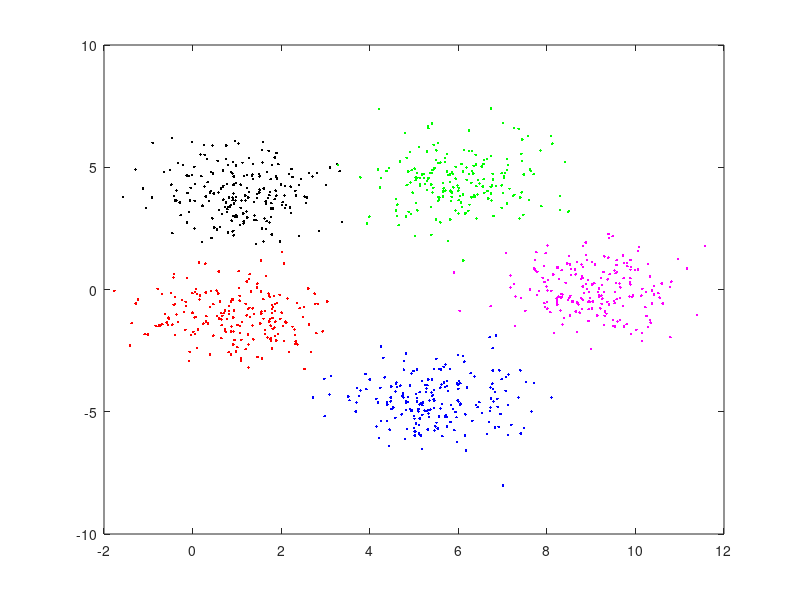

Here is the MATLAB script that generated this plot:
Sigma = [1, 0; 0, 1];
mu1 = [1, -1];
x1 = mvnrnd(mu1, Sigma, 200);
mu2 = [5.5, -4.5];
x2 = mvnrnd(mu2, Sigma, 200);
mu3 = [1, 4];
x3 = mvnrnd(mu3, Sigma, 200);
mu4 = [6, 4.5];
x4 = mvnrnd(mu4, Sigma, 200);
mu5 = [9, 0.0];
x5 = mvnrnd(mu5, Sigma, 200);
% obtain the 1000 data points to be clustered
X = [x1; x2; x3; x4; x5];
% Show the data point
plot(x1(:,1), x1(:,2), 'r.'); hold on;
plot(x2(:,1), x2(:,2), 'b.');
plot(x3(:,1), x3(:,2), 'k.');
plot(x4(:,1), x4(:,2), 'g.');
plot(x5(:,1), x5(:,2), 'm.');